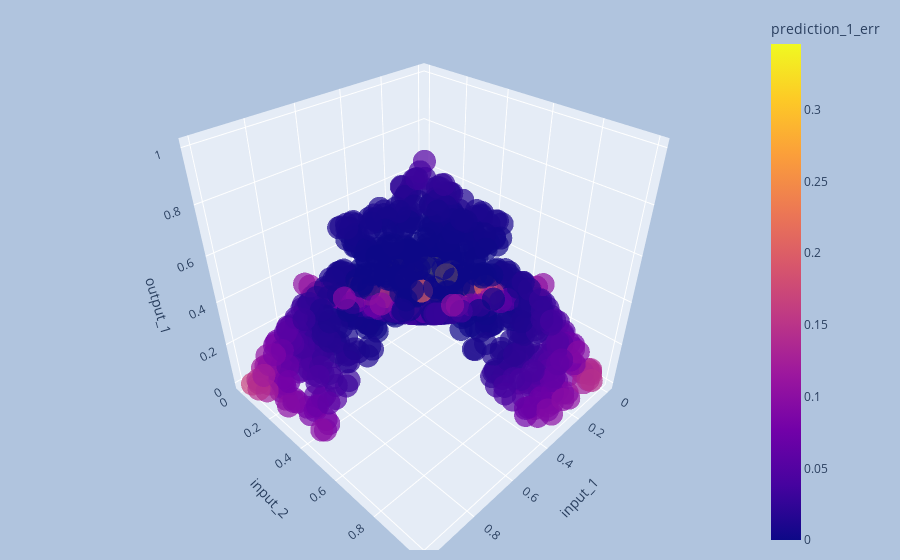

Write notebook code for a chart like this one.
### Code cell
interactive_3d_plot(tr_df_normalized, 'input_1', 'input_2', 'output_1', 'prediction_1_err')

### Figure 1 — Plotly figure (JSON) as saved in the notebook; plotly's stock layout.template omitted (floating-point values rounded to 4 significant figures; data arrays with more than 128 entries replaced by an {"elided": "..."} marker saying what was removed)
{"data": [{"hovertemplate": "input_1=%{x}<br>input_2=%{y}<br>output_1=%{z}<br>prediction_1_err=%{marker.color}<extra></extra>", "legendgroup": "", "marker": {"color": {"elided": "1000 float values"}, "coloraxis": "coloraxis", "opacity": 0.7, "symbol": "circle"}, "mode": "markers", "name": "", "scene": "scene", "showlegend": false, "type": "scatter3d", "x": {"elided": "1000 float values"}, "y": {"elided": "1000 float values"}, "z": {"elided": "1000 float values"}}], "layout": {"coloraxis": {"colorbar": {"title": {"text": "prediction_1_err"}}, "colorscale": [[0, "#0d0887"], [0.1111, "#46039f"], [0.2222, "#7201a8"], [0.3333, "#9c179e"], [0.4444, "#bd3786"], [0.5556, "#d8576b"], [0.6667, "#ed7953"], [0.7778, "#fb9f3a"], [0.8889, "#fdca26"], [1, "#f0f921"]]}, "legend": {"tracegroupgap": 0}, "margin": {"b": 10, "l": 100, "r": 100, "t": 10}, "paper_bgcolor": "LightSteelBlue", "scene": {"domain": {"x": [0, 1], "y": [0, 1]}, "xaxis": {"title": {"text": "input_1"}}, "yaxis": {"title": {"text": "input_2"}}, "zaxis": {"title": {"text": "output_1"}}}}}
